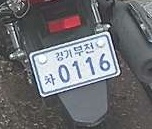
#> input picture 04_opencv/img/car_05.jpg, 152 x 129 px
$ python MP_plate_processor.py
#> lines starting #> are read from the running program, lines starting #| are printed output that depends on the picture
import cv2
import numpy as np
import datetime
import os
import matplotlib.pyplot as plt

win_name = "scanning"
img = cv2.imread('../img/car_05.jpg')
#> img is the input picture: shape (129, 152, 3); mean B, G, R 113.1, 109.6, 108.8
gray = cv2.cvtColor(img, cv2.COLOR_BGR2GRAY)
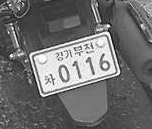
#> gray: shape (129, 152); min 1, max 255, mean 109.8

rows, cols = img.shape[:2]
#> rows = 129; cols = 152
draw = img.copy()
pts_cnt = 0
pts = np.zeros((4, 2), dtype=np.float32)

# [82 lines left out: function onMouse, not called in this run]


            # [16 lines of commented-out code are left out]


cv2.imshow(win_name, img)
cv2.setMouseCallback(win_name, onMouse)
cv2.waitKey(0)
cv2.destroyAllWindows()

$ run again, with 04_opencv/img/car_01.jpg copied over 04_opencv/img/car_05.jpg
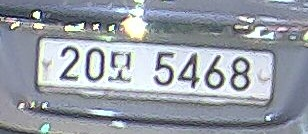
#> input picture 04_opencv/img/car_01.jpg, 308 x 134 px
#> img is the input picture: shape (134, 308, 3); mean B, G, R 167.3, 158, 151.8
#> `gray = cv2.cvtColor(img, cv2.COLOR_BGR2GRAY)`:
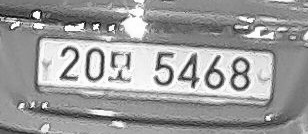
#> gray: shape (134, 308); min 3, max 255, mean 157.2
